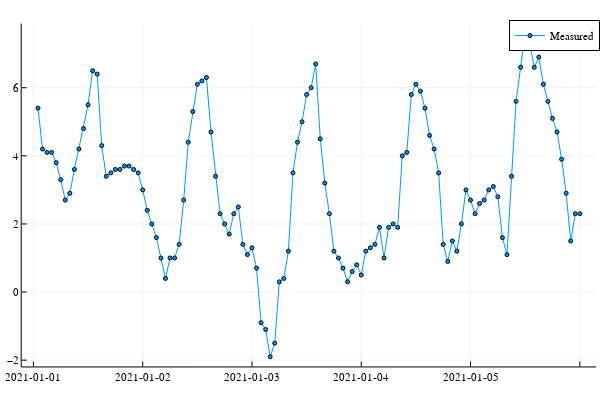

The notebook cell this image was saved under:
### Code cell
p0 = @df data plot(:ts, :value, 
    label="Measured",
    marker=:circle,
    markersize=2
)
